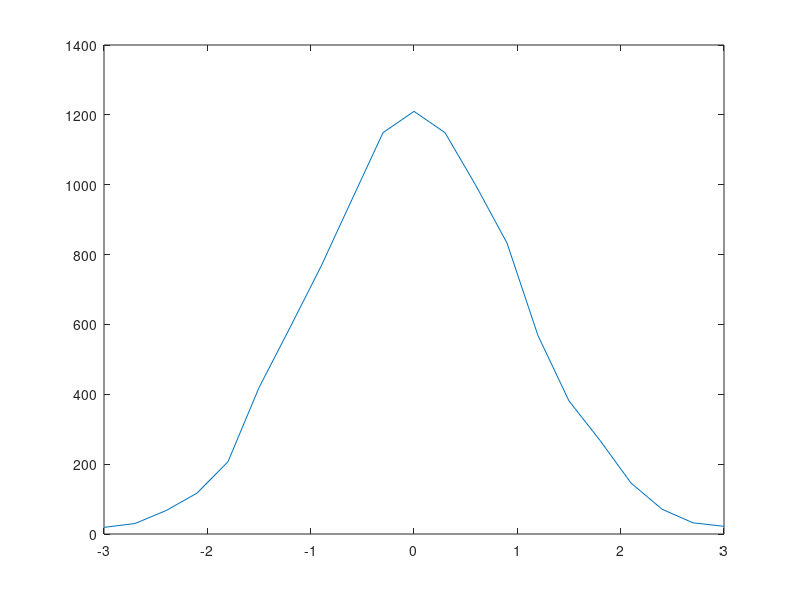

MATLAB code to generate this figure:
%Generate Gaussian noise
% We can use randn, but there is rand and randi as well
noise = randn([1 10000]);
[n, x] = hist(noise, linspace(-3, 3, 21));
plot(x, n);